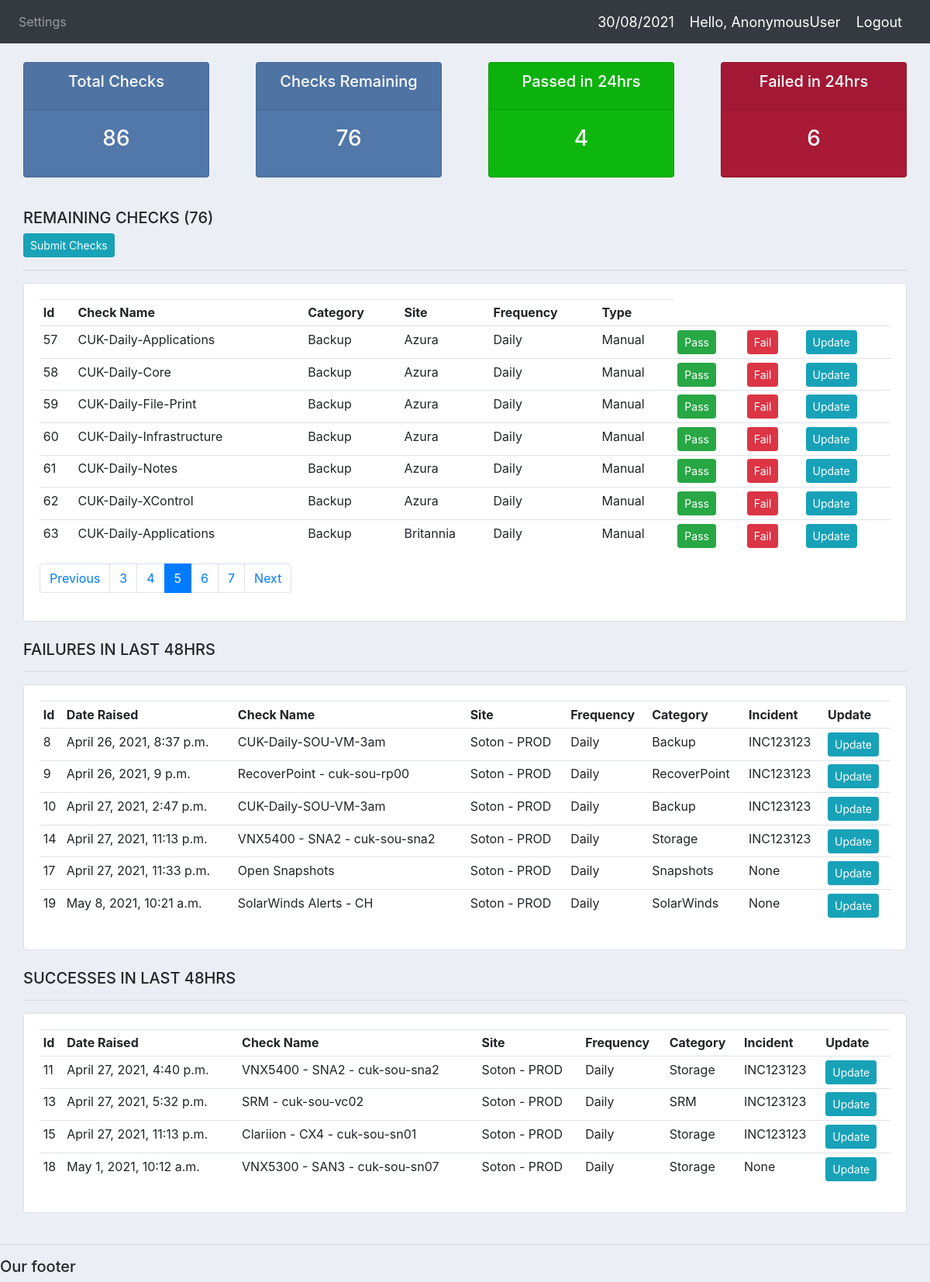
The app's page /?page=5 with its own data.
### main/models.py (models this page shows, shortened)
class Check(models.Model):
    FREQUENCY = (
        ('Daily', 'Daily'),
        ('Weekly', 'Weekly'),
        ('Monthly', 'Monthly'),
    )
    AUTO = (
        ('Manual', 'Manual'),
        ('Email', 'Email'),
        ('Automated', 'Automated'),
    )
    name = models.CharField(max_length=200, null=True)
    check_frequency = models.CharField(max_length=200, null=True, choices=FREQUENCY, default='Daily')
    check_automation = models.CharField(max_length=200, null=True, choices=AUTO, default='Manual')
    category_id = models.ForeignKey(Category, null=True, on_delete=models.SET_NULL)
    site_id = models.ForeignKey(Site, null=True, on_delete=models.SET_NULL)
    team_id = models.ForeignKey(Team, null=True, on_delete=models.SET_NULL)
    tag_id = models.ManyToManyField(Tag)
    def __str__(self):
        return self.name

class Category(models.Model):
    name = models.CharField(max_length=200, null=True)
    def __str__(self):
        return self.name

class Site(models.Model):
    name = models.CharField(max_length=200, null=True)
    def __str__(self):
        return self.name

class Result(models.Model):
    RESULTSTATE = (
        ('Passed', 'Passed'),
        ('Failed', 'Failed'),
    )
    check_id = models.ForeignKey(Check, null=True, on_delete=models.SET_NULL)
    incident_id = models.ForeignKey(Incident, null=True, on_delete=models.SET_NULL)
    category_id = models.ForeignKey(Category, null=True, on_delete=models.SET_NULL)
    site_id = models.ForeignKey(Site, null=True, on_delete=models.SET_NULL)
    status = models.CharField(max_length=200, null=True, choices=RESULTSTATE)
    notes = models.CharField(max_length=500, null=True, default='null')
    date_time = models.DateTimeField(auto_now_add=True, null=True)

class Incident(models.Model):
    name = models.CharField(max_length=200, null=True, default='null')
    def __str__(self):
        return self.name

### main/views.py (the view)
# urls.py: 2. Add a URL to urlpatterns:  path('', views.home, name='home')
def home(request):
    today = date.today()
    d1 = today.strftime("%d/%m/%Y")
    checklist = Check.objects.all()
    total_checks = checklist.count()
    resultlist = Result.objects.all()
    totalfails = Result.objects.filter(status='Failed')
    totalfailscount = totalfails.count()
    totalpass = Result.objects.filter(status='Passed')
    totalpasscount = totalpass.count()
    remaining = Check.objects.exclude(result__status='Passed').exclude(result__status='Failed').order_by('site_id')
    remaining_list = remaining
    paginator = Paginator(remaining_list, 7)
    page_number = request.GET.get('page', 1)
    page = paginator.get_page(page_number)
    if page.has_next():
        next_url = f'?page={page.next_page_number()}'
    else:
        next_url = ''
    if page.has_previous():
        prev_url = f'?page={page.previous_page_number()}'
    else:
        prev_url = ''
    checks_remain_count = total_checks - (Check.objects.filter(result__status='Passed').count() + Check.objects.filter(
        result__status='Failed').count())
    category = Category.objects.all()
    context = {'total_checks': total_checks, 'checklist': checklist, 'resultlist': resultlist, 'totalpass': totalpass,
               'totalfails': totalfails,
               'totalfailscount': totalfailscount, 'totalpasscount': totalpasscount, 'category': category,
               'remaining': remaining, 'checks_remain_count': checks_remain_count, 'page': page,
               'next_page_url': next_url, 'prev_page_url': prev_url, 'd1': d1}
    return render(request, 'main/dashboard.html', context)

### main/templates/main/dashboard.html (shortened to what this page needs)
{%  extends 'main/main.html' %}
{% block content %}
{%  include 'main/status.html' %}
<br>
<div class="col-md-12">
<h5>REMAINING CHECKS ({{checks_remain_count}})</h5>
    {% if checks_remain_count <= 76 %}
        <a class="btn btn-sm btn-info" href="{% url 'result_create' %}">Submit Checks</a>
    {% endif %}
<hr>
    <div class="card card-body">
        <table class="table table-sm">
            <tr>
                <th>Id</th>
                <th>Check Name</th>
                <th>Category</th>
                <th>Site</th>
                <th>Frequency</th>
                <th>Type</th>
            </tr>
        {% for result in page.object_list %}
            <tr>
                <td>{{result.id}}</td>
                <td>{{result.name}}</td>
                <td>{{result.category_id}}</td>
                <td>{{result.site_id}}</td>
                <td>{{result.check_frequency}}</td>
                <td>{{result.check_automation}}</td>
                <td><a class="btn btn-sm btn-success" href="{% url 'result_create' %}">Pass</a></td>
                <td><a class="btn btn-sm btn-danger" href="{% url 'result_create' %}">Fail</a></td>
                <td><a class="btn btn-sm btn-info" href="{% url 'result_create' %}">Update</a></td>
            </tr>
        {% endfor %}
        </table>
        <nav aria-label="...">
            <ul class="pagination">
                <li class="page-item {% if not prev_page_url %} disabled {% endif %}">
                    <a class="page-link" href="{{ prev_page_url }}" tabindex="-1" aria-disabled="true">Previous</a>
                </li>
                {% for n in page.paginator.page_range %}
                        {% if page.number == n %}
                            <li class="page-item active">
                            <a class="page-link" href="?page={{ n }}">{{ n }}</a>
                        </li>
                        {% elif n > page.number|add:-3 and n < page.number|add:3 %}
                        <li class="page-item">
                            <a class="page-link" href="?page={{ n }}">{{ n }}</a>
                            </li>
                        {% endif %}
                {% endfor %}
                <li class="page-item {% if not next_page_url %} disabled {% endif %}">
                    <a class="page-link" href="{{ next_page_url }}">Next</a>
                </li>
            </ul>
        </nav>
    </div>
</div>
<br>
<div class="col-md-12">
<h5>FAILURES IN LAST 48HRS</h5>
<hr>
    <div class="card card-body">
        <table class="table table-sm">
            <tr>
                <th>Id</th>
                <th>Date Raised</th>
                <th>Check Name</th>
                <th>Site</th>
                <th>Frequency</th>
                <th>Category</th>
                <th>Incident</th>
                <th>Update</th>
            </tr>
        {% for result in totalfails %}
            <tr>
                <td>{{result.id}}</td>
                <td>{{result.date_time}}</td>
                <td>{{result.check_id}}</td>
                <td>{{result.check_id.site_id}}</td>
                <td>{{result.check_id.check_frequency}}</td>
                <td>{{result.check_id.category_id}}</td>
                <td>{{result.incident_id}}</td>
                <td><a class="btn btn-sm btn-info" href="{% url 'result_update' result.id %}">Update</a></td>
            </tr>
        {% endfor %}
        </table>
    </div>
</div>
    <br>
<div class="col-md-12">
<h5>SUCCESSES IN LAST 48HRS</h5>
<hr>
    <div class="card card-body">
        <table class="table table-sm">
            <tr>
                <th>Id</th>
                <th>Date Raised</th>
                <th>Check Name</th>
                <th>Site</th>
                <th>Frequency</th>
                <th>Category</th>
                <th>Incident</th>
                <th>Update</th>
            </tr>
        {% for result in totalpass %}
            <tr>
                <td>{{result.id}}</td>
                <td>{{result.date_time}}</td>
                <td>{{result.check_id}}</td>
                <td>{{result.check_id.site_id}}</td>
                <td>{{result.check_id.check_frequency}}</td>
                <td>{{result.check_id.category_id}}</td>
                <td>{{result.incident_id}}</td>
                <td><a class="btn btn-sm btn-info" href="{% url 'result_update' result.id %}">Update</a></td>
            </tr>
        {% endfor %}
        </table>
    </div>
</div>
<br>
{% endblock %}

### static/css/main.css (style rules this page uses)
body { background-color: #ebeff5; }

### records on screen
Check: id "57", name "CUK-Daily-Applications", category_id "Backup", site_id "Azura", check_frequency "Daily", check_automation "Manual"
Check: id "58", name "CUK-Daily-Core", category_id "Backup", site_id "Azura", check_frequency "Daily", check_automation "Manual"
Check: id "59", name "CUK-Daily-File-Print", category_id "Backup", site_id "Azura", check_frequency "Daily", check_automation "Manual"
Check: id "60", name "CUK-Daily-Infrastructure", category_id "Backup", site_id "Azura", check_frequency "Daily", check_automation "Manual"
Check: id "61", name "CUK-Daily-Notes", category_id "Backup", site_id "Azura", check_frequency "Daily", check_automation "Manual"
Check: id "62", name "CUK-Daily-XControl", category_id "Backup", site_id "Azura", check_frequency "Daily", check_automation "Manual"
Check: id "63", name "CUK-Daily-Applications", category_id "Backup", site_id "Britannia", check_frequency "Daily", check_automation "Manual"
Result: id "8", date_time "April 26, 2021, 8:37 p.m.", check_id "CUK-Daily-SOU-VM-3am", check_id.site_id "Soton - PROD", check_id.check_frequency "Daily", check_id.category_id "Backup", incident_id "INC123123"
Result: id "9", date_time "April 26, 2021, 9 p.m.", check_id "RecoverPoint - cuk-sou-rp00", check_id.site_id "Soton - PROD", check_id.check_frequency "Daily", check_id.category_id "RecoverPoint", incident_id "INC123123"
Result: id "10", date_time "April 27, 2021, 2:47 p.m.", check_id "CUK-Daily-SOU-VM-3am", check_id.site_id "Soton - PROD", check_id.check_frequency "Daily", check_id.category_id "Backup", incident_id "INC123123"
Result: id "14", date_time "April 27, 2021, 11:13 p.m.", check_id "VNX5400 - SNA2 - cuk-sou-sna2", check_id.site_id "Soton - PROD", check_id.check_frequency "Daily", check_id.category_id "Storage", incident_id "INC123123"
Result: id "17", date_time "April 27, 2021, 11:33 p.m.", check_id "Open Snapshots", check_id.site_id "Soton - PROD", check_id.check_frequency "Daily", check_id.category_id "Snapshots", incident_id "None"
Result: id "19", date_time "May 8, 2021, 10:21 a.m.", check_id "SolarWinds Alerts - CH", check_id.site_id "Soton - PROD", check_id.check_frequency "Daily", check_id.category_id "SolarWinds", incident_id "None"
Result: id "11", date_time "April 27, 2021, 4:40 p.m.", check_id "VNX5400 - SNA2 - cuk-sou-sna2", check_id.site_id "Soton - PROD", check_id.check_frequency "Daily", check_id.category_id "Storage", incident_id "INC123123"
Result: id "13", date_time "April 27, 2021, 5:32 p.m.", check_id "SRM - cuk-sou-vc02", check_id.site_id "Soton - PROD", check_id.check_frequency "Daily", check_id.category_id "SRM", incident_id "INC123123"
Result: id "15", date_time "April 27, 2021, 11:13 p.m.", check_id "Clariion - CX4 - cuk-sou-sn01", check_id.site_id "Soton - PROD", check_id.check_frequency "Daily", check_id.category_id "Storage", incident_id "INC123123"
Result: id "18", date_time "May 1, 2021, 10:12 a.m.", check_id "VNX5300 - SAN3 - cuk-sou-sn07", check_id.site_id "Soton - PROD", check_id.check_frequency "Daily", check_id.category_id "Storage", incident_id "None"

### other values on screen
{{ request.user }} "AnonymousUser"
{{ total_checks }} "86"
{{ checks_remain_count }} "76"
{{ totalpasscount }} "4"
{{ totalfailscount }} "6"
{{ n }} "3" "4" "6" "7"
{{ n }} "5"
